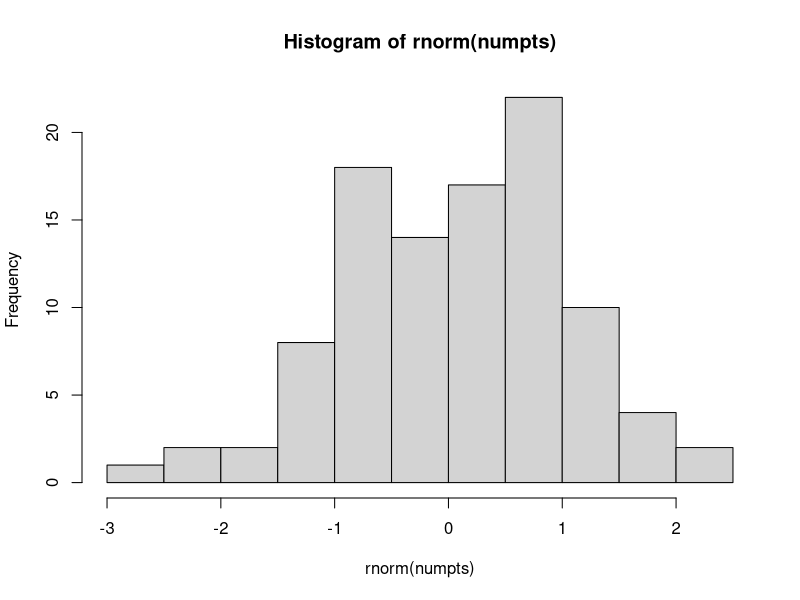
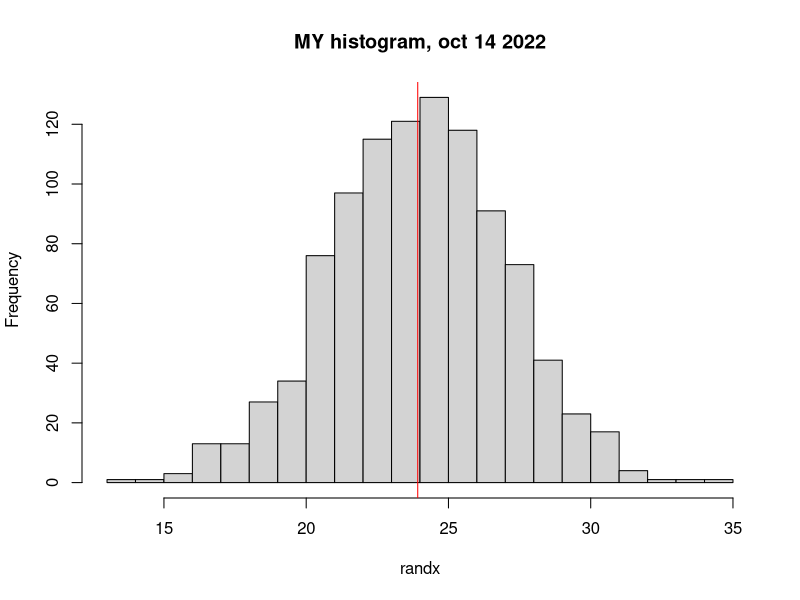

Source code (R) for these figures, in order:
## PLOTRANDOM.R
## 
## PURPOSE: a function that will genrate a random sample
##          of normal deviates, plog a histogram and maybe provide some other stuff


plotRandomD <- function(numpts=100){hist(rnorm(numpts))}
plotRandomD()


#################################
## Lets build in more flexibilty for our function: 

plotrandomnormals <- function (numpts=1000, mu=24, sigma=3, numbins=15, 
                               title = "MY histogram, oct 14 2022", meanColor= "red", 
                               seed=8675309)  
  { set.seed(seed)
  randx <-rnorm(numpts, mean=mu, sd=sigma)
  mean_x <- mean(randx)
  hist(randx, breaks=numbins, main=title)
  abline(v=mean_x, col=meanColor)
list  (mean_x= mean_x,STD_x= sd(randx), RandomVAlues =  randx) }
plotrandomnormals()
